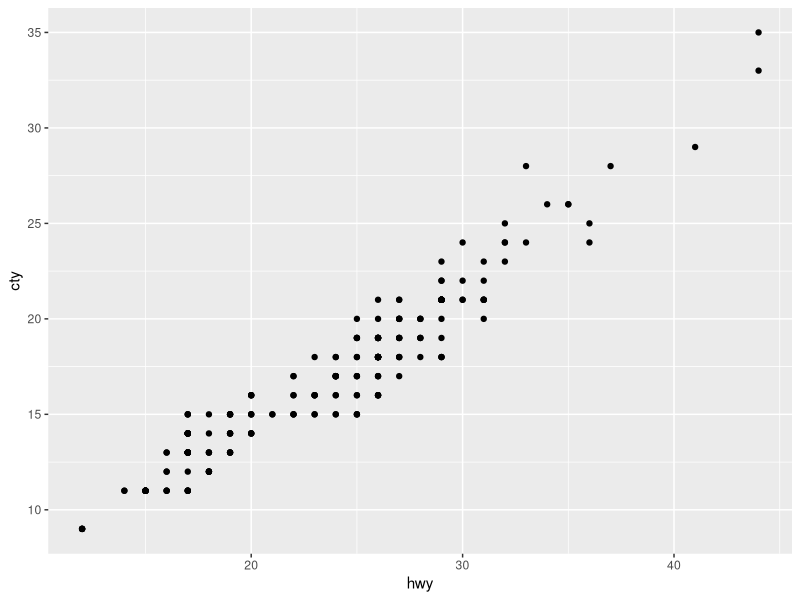
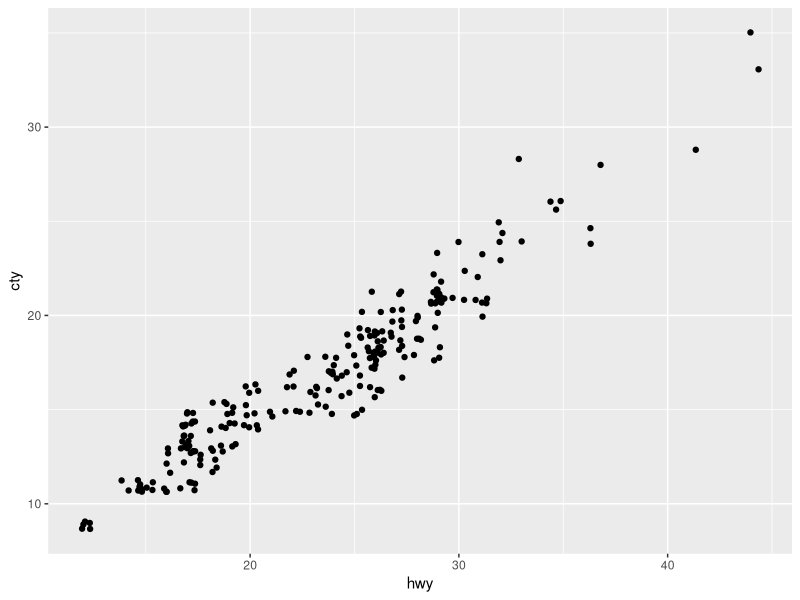
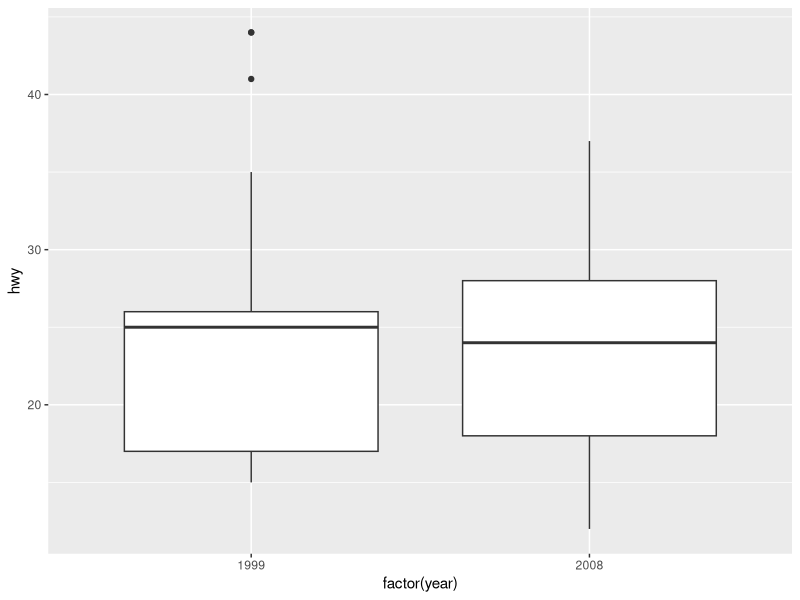
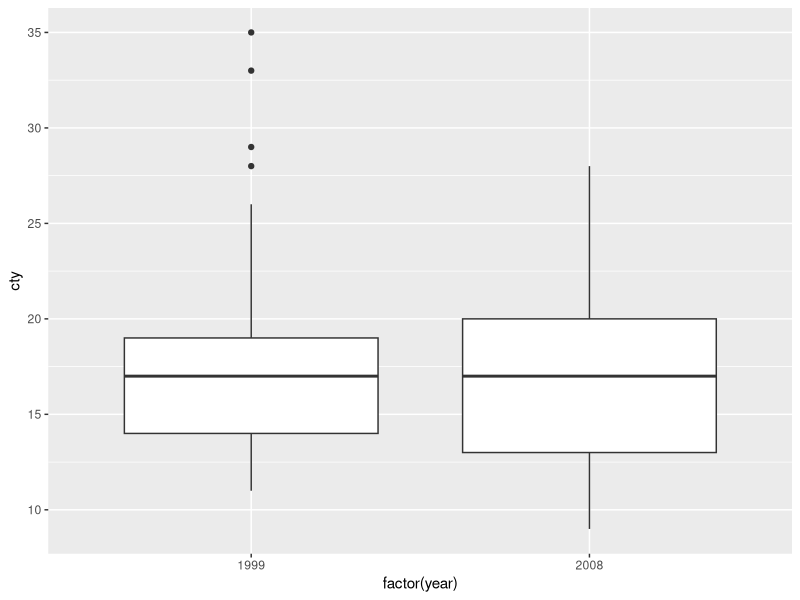
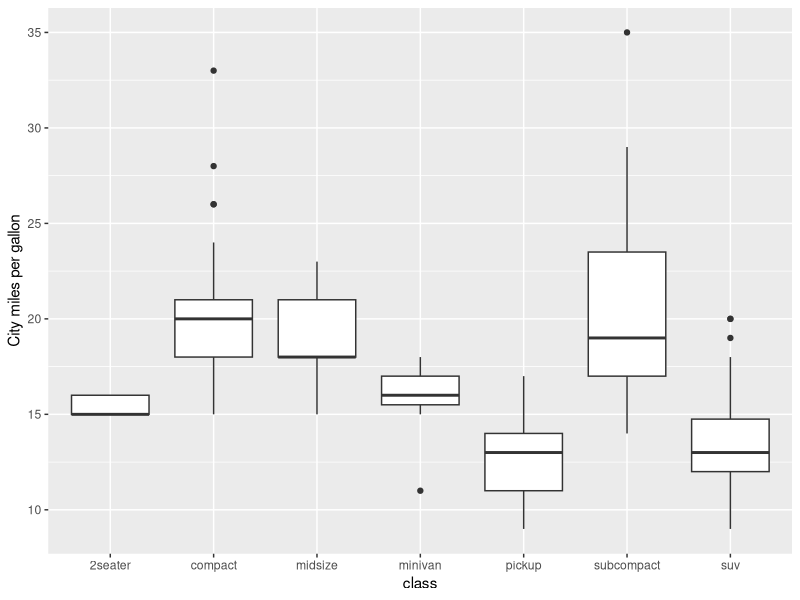

Write the R code that produced these figures, in order.
## ---- chunk 1
knitr::opts_chunk$set(echo = TRUE)
## ---- chunk 2
library(ggplot2)
# there is a strong positive linear relationship between highway and city miles per gallon
ggplot(mpg, aes(x = hwy, y = cty)) + geom_point()
# there is a lot of overplotting

# one solution: jitter
ggplot(mpg, aes(x = hwy, y = cty)) + geom_jitter()

## ---- chunk 3
# 1 gallon = 3.78541 liters
# 1 mile = 1.60934 km
# therefore 1 mpg = 1.6/3.78 km per liter

mpg$cty_lkm <- 1/ (1.6/3.78 * mpg$cty) * 100
mpg$hwy_lkm <- 1/ (1.6/3.78 * mpg$hwy) * 100

## ---- chunk 4
# medians are a bit higher in 1999
ggplot(mpg, aes(x=factor(year), y=hwy)) + geom_boxplot()
# the very fuel efficient cars from 1999 have disappeared.
ggplot(mpg, aes(x=factor(year), y=cty)) + geom_boxplot()
# seems like the trend should be different
## ---- chunk 5
ggplot(mpg, aes(x = class, y = cty))+geom_boxplot() +
  ylab("City miles per gallon")
